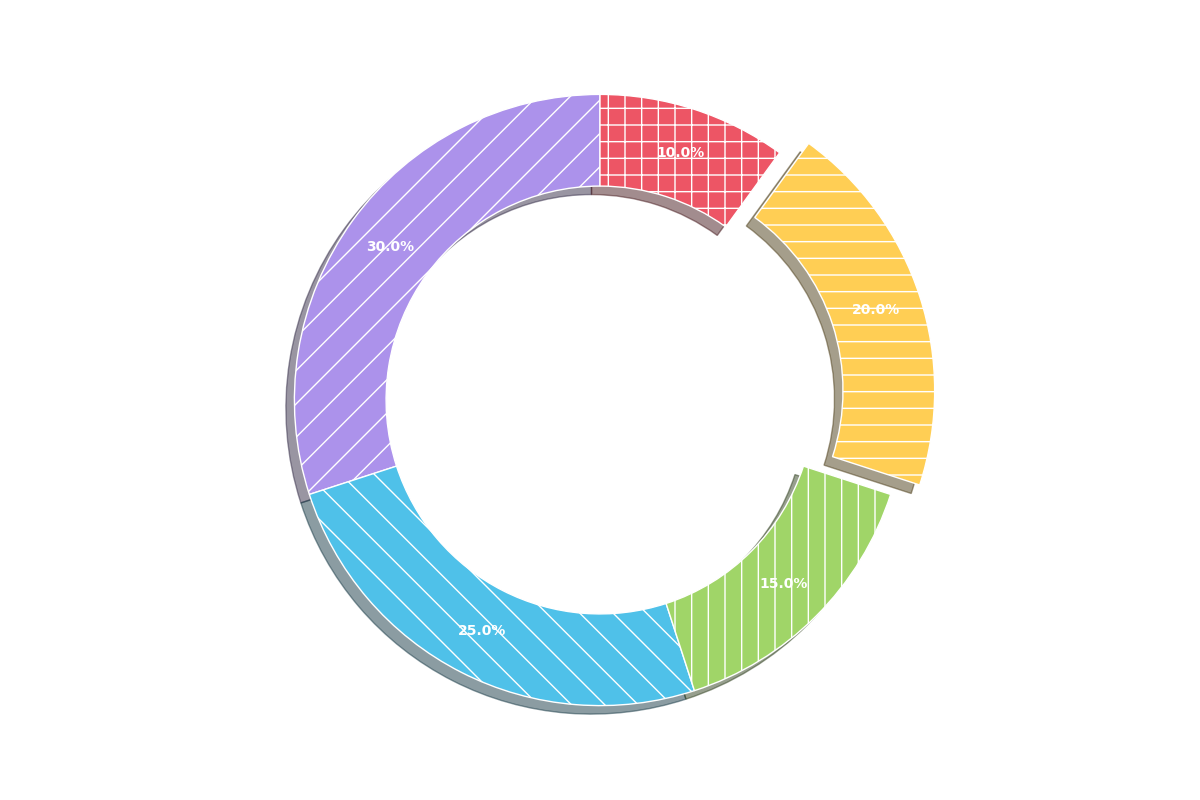

Source code (Python):
import matplotlib.pyplot as plt
import matplotlib.patches as mpatches

energy_usage = [30, 25, 15, 20, 10]

# New set of colors to replace the original ones
colors = ['#AC92EB', '#4FC1E9', '#A0D568', '#FFCE54', '#ED5565']
hatches = ['/', '\\', '|', '-', '+']

explode = (0, 0, 0, 0.1, 0)

fig, ax = plt.subplots(figsize=(12, 8), subplot_kw=dict(aspect="equal"))

wedges, texts, autotexts = ax.pie(
    energy_usage, 
    explode=explode, 
    labels=None,  
    colors=colors, 
    autopct='%1.1f%%', 
    shadow=True, 
    startangle=90,
    pctdistance=0.85,
    wedgeprops=dict(width=0.3)  
)

for wedge, hatch in zip(wedges, hatches):
    wedge.set_hatch(hatch)

for text in texts:
    text.set_text("")  

for autotext in autotexts:
    autotext.set_fontsize(10)
    autotext.set_color('white')
    autotext.set_weight('bold')

ax.legend().remove()  # Removed the legend

ax.set_title('')  # Remove title

plt.tight_layout()
plt.show()
